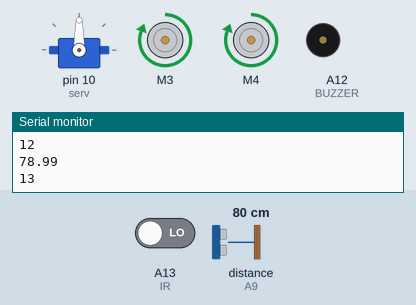
This sketch was run on a simulated Arduino Mega 2560, built with avr-gcc and run on an emulated ATmega2560. Shown: servo, 2 × DC motor (green arrow = forward, orange = backward, longer = faster), buzzer (waves = sounding, pin HIGH), the last lines printed to the serial monitor. Wiring (inferred from the names in the program): ultrasonic range finder: trigger A8; echo A9. Inputs (shaded band) come from the test bench; at power-on: distance to the obstacle (sensor on A9) 80 cm, A13 (IR) LOW. The echo pulse lasts 58.3 µs per cm; pins used as bus, display or sensor lines are not drawn.

Above: at 2.7 s.
2.8 s: distance to the obstacle (sensor on A9) set to 23 cm
5.8 s: distance to the obstacle (sensor on A9) set to 18 cm
At 6.7 s:
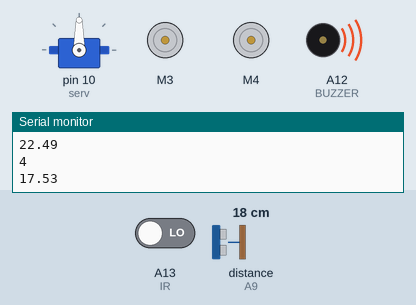
8.8 s: distance to the obstacle (sensor on A9) set to 35 cm
At 10.62 s:
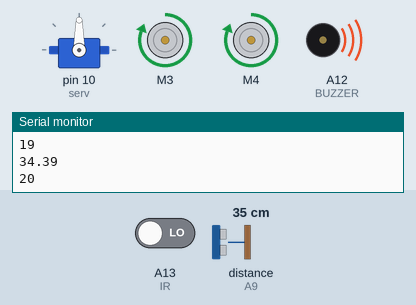
11.8 s: distance to the obstacle (sensor on A9) set to 2 cm
At 15.0 s:
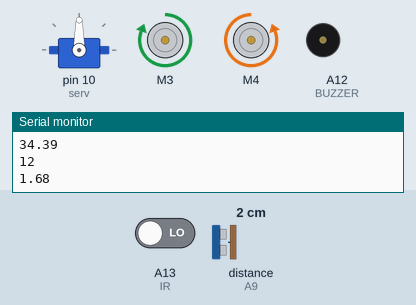
Timing chart, 0 to 15.8 s (numbered marks = the images above; inputs shaded):
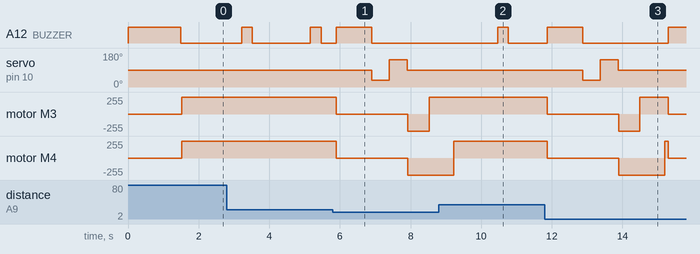

The sketch:

GDR.ino
```cpp
/*****************************************************************************************************
 * ------------------------------------------GDR - Guide Dog Robot---------------------------------------
 * Versão do Software: 2.2
 ******************************************************************************************************/
//--- BIBLIOTECAS ---
#include <Servo.h>                 //Biblioteca de manipulação do servo motor.
#include <AFMotor.h>               //Biblioteca de manipulação dos motores DCs.
#include <SoftwareSerial.h>        //Biblioteca para bluetooth

//--- DEFINICAO HARDWARE ---
#define trigPinF A8                //Pino TRIG do sensor frontal no pino analógico A8
#define echoPinF A9                //Pino ECHO do sensor frontal no pino analógico A9
//#define trigPinS A10               //Pino TRIG do sensor superior no pino analógico A10
//#define echoPinS A11               //Pino ECHO do sensor superior no pino analógico A11
#define BUZZER   A12               //Pino BUZZER no pino analgi A12
#define IR       A13               //Sensor INFRA-VERMELHO no pino analógico A13
#define serv     10                //Pino de controle do SERVO MOTOR  <------------------------ATENÇAO

SoftwareSerial bluetooth(14, 15);  //Adaptador BLUETOOTH portas RX/FX

//--- SELECAO MOTORES ---
AF_DCMotor motor1(3);              //Define MOTOR 1 ligado ao pino M1 do SHIELD
AF_DCMotor motor2(4);              //Define MOTOR 2 ligado ao pino M2 do SHIELD
Servo servo;                       //Define nome do SERVO MOTOR


// --- PROTOTIPO FUNCOES AUXILIARES ---
float measureDistance();                //Função para medir, calcular e retornar a distância em cm
void trigPulse();                       //Função que gera o pulso de trigger de 10µs
void decision();                        //Função para tomada de decisão. Qual melhor caminho?
void robot_forward(int v);              //Função para movimentar robô para frente
void robot_backward(int v);             //Função para movimentar robô para trás
void robot_left(int v);                 //Função para movimentar robô para esquerda
void robot_right(int v);                //Função para movimentar robô para direita
void robot_stop(int v);                 //Função para parar o robô
void verificaPiso();                    //Função para verificar condiçao do piso
void bipa(int tempo);                   //Funcao para robo bipar

// --- VARIAVEIS GLOBAIS ---
int velocidade;                        //Armazena a velocidade dos motores (8 bits)
float dist_cm;                         //Armazena a distância em centímetros entre o robô e o obstáculo
float dist_right;                      //Armazena a distância em centímetros da direita
float dist_left;                       //Armazena a distância em centímetros da esquerda
int status_IR_piso_ok = 1;             //Armazena 1 enquanto o piso estiver OK e 0 quando NAO OK
int contador;

// --- CONFIGURACOES INICIAIS ---
void setup()
{
 Serial.begin(9600);
 bluetooth.begin(9600);                           //Inicializa a comunicação bluetooth
 pinMode(trigPinF, OUTPUT);                       //Saída para o pulso de trigger
 pinMode(echoPinF, INPUT);                        //Entrada para o pulso de echo
 pinMode(serv, OUTPUT);                           //Saída para o servo motor
 pinMode(BUZZER,OUTPUT);                          //Saída para o buzzer
 servo.attach(serv);                              //Objeto servo no pino de saída do servo

 digitalWrite(trigPinF, LOW);                     //Pino de trigger inicia em low
 servo.write(90);                                 //Centraliza servo
 //delay(500);                                      //Aguarda meio segundo antes de iniciar
 velocidade = 255;                                //Inicia velocidade no valor máximo

 bipa(1500);                                      //Robo bipa por 1,5s
 bluetooth.println("Bluetooth OK!");              //Envia mensagem para receptor bluetooth
}

// --- LOOP INFINITO ---
void loop()
{
  verificaPiso();
  robot_forward(velocidade);
  delay(80);                               //Faz verificacao a cada 80ms de obstaculos a frente
  dist_cm = measureDistance();             //Verifica distancia de algum obstaculo a frente
  Serial.println(dist_cm);
  if(dist_cm < 20)
  {
    bluetooth.println("Obstaculo detectado");              //Envia mensagem para receptor bluetooth
    decision();
  }
  contador += 1;
  Serial.println(contador);
  if (contador == 20)
  {
    bipa(300);
    contador = 0;
  }
}

// --- DESENVOLVIMENTO DAS FUNCOES AUXILIARES ---

float measureDistance()                       //Função que retorna a distância em centímetros
{
  float pulse;                                //Armazena o valor de tempo em µs que o pino echo fica em nível alto
  trigPulse();                                //Envia pulso de 10µs para o pino de trigger do sensor
  pulse = pulseIn(echoPinF, HIGH);            //Mede o tempo em que echo fica em nível alto e armazena na variável pulse
  /*
    >>> Cálculo da Conversão de µs para cm:
   Velocidade do som = 340 m/s = 34000 cm/s
   1 segundo = 1000000 micro segundos

      1000000 µs - 34000 cm/s
            X µs - 1 cm

                1000000
            X = ------- = 29.41
                 34000

    Para compensar o ECHO (ida e volta do ultrassom) multiplica-se por 2

    X' = 29.41 x 2 = 58.82
 */

  return (pulse/58.82);                      //Calcula distância em centímetros e retorna o valor
}

void trigPulse()                             //Função para gerar o pulso de trigger para o sensor HC-SR04
{
   digitalWrite(trigPinF,HIGH);              //Saída de trigger em nível alto
   delayMicroseconds(10);                    //Por 10µs ...
   digitalWrite(trigPinF,LOW);               //Saída de trigger volta a nível baixo
}

void decision()                              //Compara as distâncias e decide qual melhor caminho a seguir
{
   robot_stop(velocidade);                   //Para o robô
   bipa(1000);                               //Bipa 1s para indicar obstaculo identificado
   //delay(500);                               //Aguarda 500ms
   servo.write(35);                          //Move sensor para direita através do servo
   //delay(500);                               //Aguarda 500ms
   dist_right = measureDistance();           //Mede distância e armazena em dist_right
   delay(500);                              //Aguarda 2000ms (ALTERADO)
   servo.write(145);                         //Move sensor para esquerda através do servo
   //delay(500);                               //Aguarda 500ms
   dist_left = measureDistance();            //Mede distância e armazena em dis_left
   delay(500);                              //Aguarda 2000ms (ALTERADO)
   servo.write(90);                          //Centraliza servo
   //delay(500);
   if(dist_right > dist_left)                //Distância da direita maior que da esquerda?
   {                                         //Sim...
     bluetooth.println("Vai para direita");
     robot_backward(velocidade);            //Move o robô para trás
     delay(600);                            //Por 600ms
     robot_right(velocidade);               //Move o robô para direita
     delay(700);                           //Por 700ms
     robot_forward(velocidade);             //Move o robô para frente
   }
   else                                      //Não...
   {
     bluetooth.println("Vai para esquerda");
     robot_backward(velocidade);            //Move o robô para trás
     delay(600);                            //Por 600ms
     robot_left(velocidade);                //Move o robô para esquerda
     delay(700);                           //Por 700ms
     robot_forward(velocidade);             //Move o robô para frente
   }

}

void robot_forward(int v)
{
     motor1.setSpeed(v);
     motor1.run(FORWARD);
     motor2.setSpeed(v);
     motor2.run(FORWARD);
}

void robot_backward(int v)
{
     motor1.setSpeed(v);
     motor1.run(BACKWARD);
     motor2.setSpeed(v);
     motor2.run(BACKWARD);
}

void robot_left(int v)
{
     motor1.setSpeed(v);
     motor1.run(FORWARD);
     motor2.setSpeed(v);
     motor2.run(BACKWARD);
}

void robot_right(int v)
{
     motor1.setSpeed(v);
     motor1.run(BACKWARD);
     motor2.setSpeed(v);
     motor2.run(FORWARD);
}

void robot_stop(int v)
{
     motor1.setSpeed(v);
     motor1.run(RELEASE);
     motor2.setSpeed(v);
     motor2.run(RELEASE);
}

void verificaPiso()
{
   status_IR_piso_ok = digitalRead(IR);        //Ler sensor IR
   if(status_IR_piso_ok == 1){                   //Verifica condiçao do piso
      bluetooth.println("Buraco detectado");  //Exibe no serial monitor
      decision();                              //Para o robô e decide o lado a seguir sem obstaculo
   }
}

void bipa(int tempo)
{
     digitalWrite(BUZZER, HIGH);               //Liga buzzer
     delay(tempo);                             //Tempo buzzer ligado
     digitalWrite(BUZZER, LOW);                //Desliga buzzer
}
```

Measured:
- the behaviour switches between 21 and 20 cm on distance to the obstacle (sensor on A9) (found by bisection; images 0 and 1)
- after the input at 5.8 s, servo on pin 10 (serv): 90° → 35° after 1.1 s, → 145° 0.50 s later, → 90° 0.50 s later; motor M3: forward 255/255 → stopped after 0.10 s, → backward 255/255 2.0 s later, → forward 255/255 0.60 s later; motor M4: forward 255/255 → stopped after 0.10 s, → backward 255/255 2.0 s later
- after the input at 8.8 s, servo on pin 10 (serv): stays 90° (without the input it goes to 35° after 1.5 s); motor M3: stays forward 255/255 (without the input it goes to stopped after 0.53 s); motor M4: goes on until 9.2 s, then stays forward 255/255
- after the input at 11.8 s, servo on pin 10 (serv): 90° → 35° after 1.1 s, → 145° 0.50 s later, → 90° 0.50 s later; motor M3: forward 255/255 → stopped after 0.07 s, → backward 255/255 2.0 s later, → forward 255/255 0.60 s later, → stopped 0.80 s later
